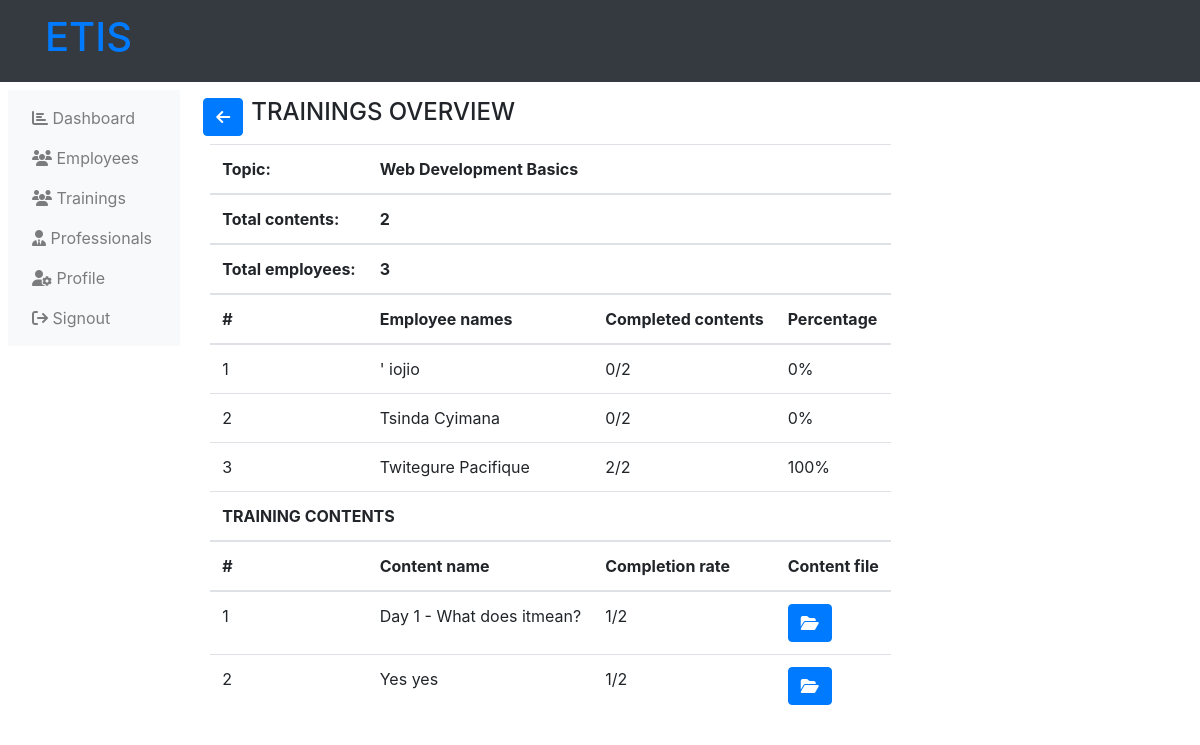
The page /administrator-training-overview.php?training_id=10 (signed in) on the database as committed earlier.
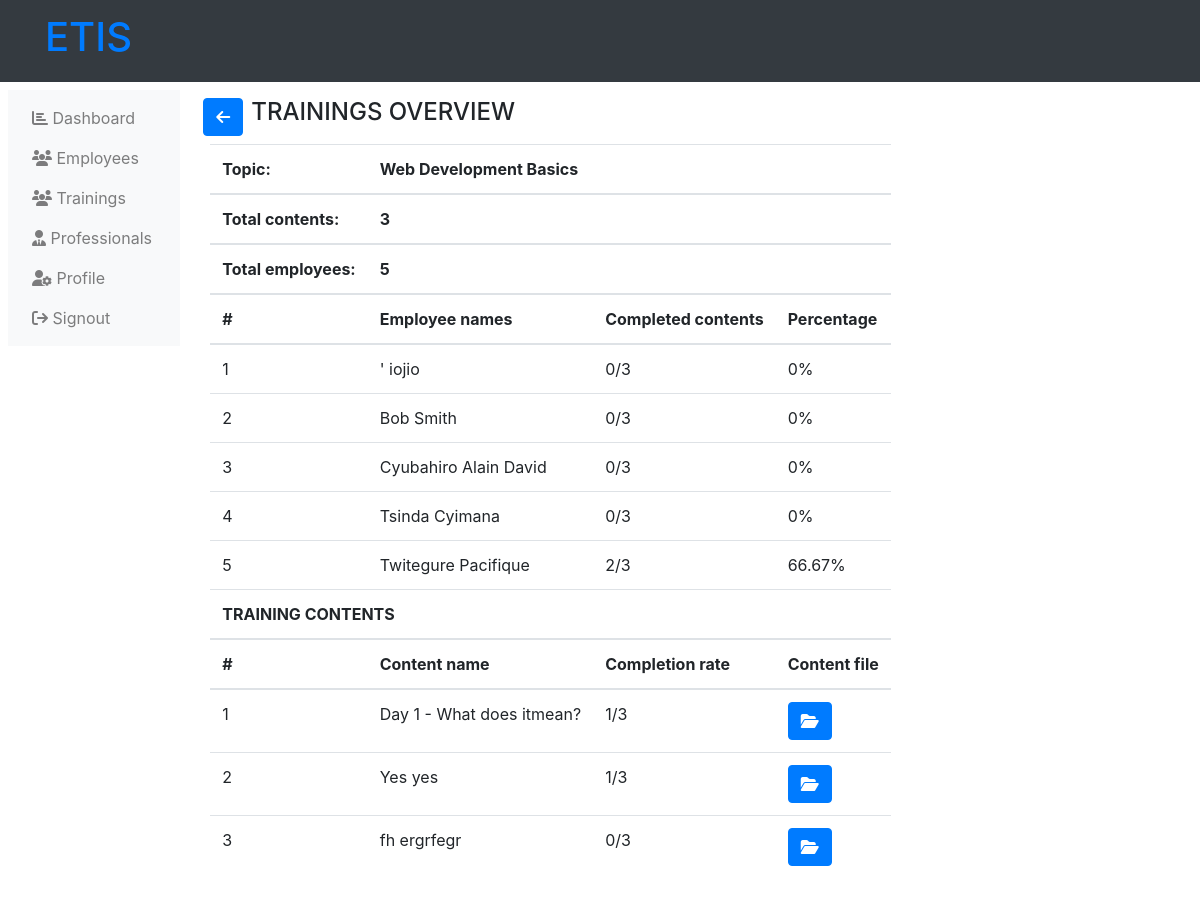
The same page on the database as committed later.
### tables this page shows
CREATE TABLE `trainings` (
  `training_id` int(11) NOT NULL,
  `training_topic` varchar(255) NOT NULL,
  `training_description` text NOT NULL DEFAULT 'This is the defaullt description of the trainings',
  `training_start` varchar(255) NOT NULL,
  `training_end` varchar(255) NOT NULL,
  `training_cover` varchar(255) NOT NULL,
  `training_depart` int(11) NOT NULL,
  `training_status` varchar(255) NOT NULL
);

CREATE TABLE `users` (
  `user_id` int(11) NOT NULL,
  `user_nid` text NOT NULL,
  `user_name` varchar(255) NOT NULL,
  `user_fn` varchar(255) NOT NULL,
  `user_ln` varchar(255) NOT NULL,
  `user_email` varchar(255) NOT NULL,
  `user_phone` int(11) NOT NULL,
  `user_pass` varchar(255) NOT NULL,
  `user_type` varchar(255) NOT NULL,
  `department` int(11) NOT NULL,
  `user_state` varchar(255) NOT NULL
);

CREATE TABLE `training_contents` (
  `training_content_id` int(11) NOT NULL,
  `training` int(11) NOT NULL,
  `content_name` varchar(255) NOT NULL,
  `content_type` varchar(255) NOT NULL,
  `content_file` varchar(255) NOT NULL
);

### administrator-training-overview.php (the view, shortened to what this page needs)
<?php
    include('php/connection.php');
?>
<!DOCTYPE html>
<html lang="en">
<head>
    <link rel="stylesheet" href="https://maxcdn.bootstrapcdn.com/bootstrap/4.5.2/css/bootstrap.min.css">
    <link rel="stylesheet" href="https://cdnjs.cloudflare.com/ajax/libs/font-awesome/6.4.2/css/all.min.css" />
</head>
<body>
    <?php include("php/administration-header.php"); ?>
    <div class="">
        <div class="row p-2">
            <?php
                include("php/administration-left-links.php");
            ?>
            <div class="col-md-8">
                <?php
                    if (!$_GET['training_id']) {
                        ?>
                        <p class="alert alert-danger">
                            No training sent to server.
                        </p>
                        <?php
                    }
                    else {
                        $training = $_GET['training_id'];
                        $checktraing_exists = mysqli_query($server,"SELECT * from trainings WHERE training_id ='$training'");
                        if (mysqli_num_rows($checktraing_exists) != 1) {
                            ?>
                            <p class="alert alert-danger">
                                Training doesn't exist.
                            </p>
                            <?php
                        }
                        else {
                            $data_training_exists = mysqli_fetch_array($checktraing_exists);
                            $get_training_contents = mysqli_query($server,"SELECT * from training_contents
                                WHERE training = '$training'
                            ");
                            $training_depart = $data_training_exists['training_depart'];
                            $get_training_employees = mysqli_query($server,"SELECT * from users
                                WHERE
                                department = '$training_depart'
                                ORDER BY user_fn ASC,
                                user_ln ASC
                            ");
                            $count = 1;
                            ?>
                            <div class="row p-2">
                                <a href="administration-trainings.php" class="btn btn-primary">
                                    <i class="fas fa-arrow-left"></i>
                                </a>
                                <h4 class="ml-2">TRAININGS OVERVIEW</h4>
                            </div>
                            <table class="table table-hover table-responsive">
                                <thead>
                                    <tr>
                                        <th>
                                            Topic:
                                        </th>
                                        <th colspan="3">
                                            <?php echo $data_training_exists['training_topic']; ?>
                                        </th>
                                    </tr>
                                    <tr>
                                        <th>
                                            Total contents:
                                        </th>
                                        <th colspan="10">
                                            <?php echo mysqli_num_rows($get_training_contents); ?>
                                        </th>
                                    </tr>
                                    <tr>
                                        <th>
                                            Total employees:
                                        </th>
                                        <th colspan="10">
                                            <?php echo mysqli_num_rows($get_training_employees); ?>
                                        </th>
                                    </tr>
                                    <tr>
                                        <th>
                                            #
                                        </th>
                                        <th>
                                            Employee names
                                        </th>
                                        <th>
                                            Completed contents
                                        </th>
                                        <th>
                                            Percentage
                                        </th>
                                    </tr>
                                </thead>
                                <tbody>
                                            <?php
                                        while ($data_training_employees = mysqli_fetch_array($get_training_employees)) {
                                            ?>
                                            <tr>
                                                <td>
                                                    <?php
                                                        echo $count++;
                                                    ?>
                                                </td>
                                                <td>
                                                    <?php
                                                        echo $data_training_employees['user_fn']." ".$data_training_employees['user_ln'];
                                                    ?>
                                                </td>
                                                <td>
                                                    <?php
                                                        $total_contents = mysqli_num_rows($get_training_contents);
                                                        $employeee_id = $data_training_employees['user_id'];
                                                        $get_completion_num = mysqli_query($server,"SELECT * from empl_trainings_conent_completion
                                                            WHERE employee = $employeee_id AND training = '$training'
                                                        ");
                                                        $total_completed = mysqli_num_rows($get_completion_num);
                                                        echo $total_completed."/".$total_contents;
                                                    ?>
                                                </td>
                                                <td>
                                                    <?php
                                                        if (mysqli_num_rows($get_training_contents) == 0) {
                                                            ?>
                                                            <p class="text-danger">
                                                                No contents
                                                            </p>
                                                            <?php
                                                        }
                                                        else {
                                                            echo $percentage = round(($total_completed/$total_contents)*100,2);
                                                            echo "%";
                                                        }
                                                    ?>
                                                </td>
                                            </tr>
                                            <?php
                                        }
                                    ?>
                                </tbody>
                                <thead>
                                    <tr>
                                        <th colspan="10">TRAINING CONTENTS</th>
                                    </tr>
                                    <tr>
                                        <th>
                                            #
                                        </th>
                                        <th>
                                            Content name
                                        </th>
                                        <th>
                                            Completion rate
                                        </th>
                                        <th>
                                            Content file
                                        </th>
                                    </tr>
                                </thead>
                                <tbody>
                                        <?php
                                            $get_training_contents = mysqli_query($server,"SELECT * from training_contents
                                                WHERE training = '$training'
                                            ");
                                                ?>
                                                <?php
                                            $count2 =1;
                                            while ($data_contents = mysqli_fetch_array($get_training_contents)) {
                                                ?>
                                                <tr>
                                                    <td>
                                                        <?php
                                                            echo $count2++;
                                                        ?>
                                                    </td>
                                                    <td>
                                                        <?php echo $data_contents['content_name']; ?>
                                                    </td>
                                                    <td>
                                                        <?php
                                                            $content_id = $data_contents['training_content_id'];
                                                            $selectcontentcompletion = mysqli_query($server,"SELECT * from empl_trainings_conent_completion
                                                                WHERE content = '$content_id' AND training = '$training'
                                                            ");
                                                            $completion_num = mysqli_num_rows($selectcontentcompletion);
                                                            echo $completion_num."/".$total_contents;
                                                        ?>
                                                    </td>
                                                    <td>
                                                        <a href="<?php echo $data_contents['content_file']; ?>" target="_blank" title="View file" class="btn btn-primary">
                                                            <i class="fas fa-folder-open"></i>
                                                        </a>
                                                    </td>
                                                </tr>
                                                <?php
                                            }
                                        ?>
                                    </tbody>
                            </table>
                            <?php
                        }
                    }
                ?>
            </div>
        </div>
    </div>
</body>
</html>

### php/administration-header.php (shortened to what this page needs)
<nav class="navbar navbar-expand-lg navbar-light bg-dark">
    <div class="container">
        <a class="navbar-brand" href="adminstration-home.php">
            <h1 class="h1 text-primary">
                ETIS
            </h1>
        </a>
    </div>
</nav>

### php/administration-left-links.php
<div class="col-md-2">
    <nav class="navbar navbar-expand-md navbar-light bg-light">
        <div class="collapse navbar-collapse" id="navbarNav">
            <ul class="navbar-nav flex-column">
                <li class="nav-item">
                    <a class="nav-link" href="adminstration-home.php"><i class="fas fa-chart-bar"></i> Dashboard</a>
                </li>
                <li class="nav-item">
                    <a class="nav-link" href="administration-employees.php"><i class="fas fa-users"></i> Employees</a>
                </li>
                <li class="nav-item">
                    <a class="nav-link" href="administration-trainings.php"><i class="fas fa-users"></i> Trainings</a>
                </li>
                <li class="nav-item">
                    <a class="nav-link" href="administration-professionals.php">
                    <i class="fas fa-user-tie"></i>
                    Professionals
                    </a>
                </li>
                <li class="nav-item">
                    <a class="nav-link" href="administrator-profile-settings.php">
                    <i class="fas fa-user-cog"></i>
                    Profile
                    </a>
                </li>
                <li class="nav-item">
                    <a class="nav-link" href="sign-out.php?administration"><i class="fas fa-sign-out"></i> Signout</a>
                </li>
            </ul>
        </div>
    </nav>
</div>

Rows that differ between the two databases and show on the page:
computed for users "iojio": total_contents "2" → "3"
added users: user_fn "Bob", user_ln "Smith", total_completed "0", total_contents "3", total_contents "0"
added users: user_fn "Cyubahiro", user_ln "Alain David", total_completed "0", total_contents "3", total_contents "0"
changed users "Tsinda": total_contents "2" → "3"
computed for users "Twitegure": total_contents "2" → "3"; total_contents "100" → "66.67"
computed for training_contents "Day 1 - What does itmean?": total_contents "2" → "3"
computed for training_contents "Yes yes": total_contents "2" → "3"
added training_contents: content_name "fh ergrfegr", completion_num "0", total_contents "3"
Other text that changed with them:
mysqli_num_rows($get_training_contents): "2" → "3"
mysqli_num_rows($get_training_employees): "3" → "5"
